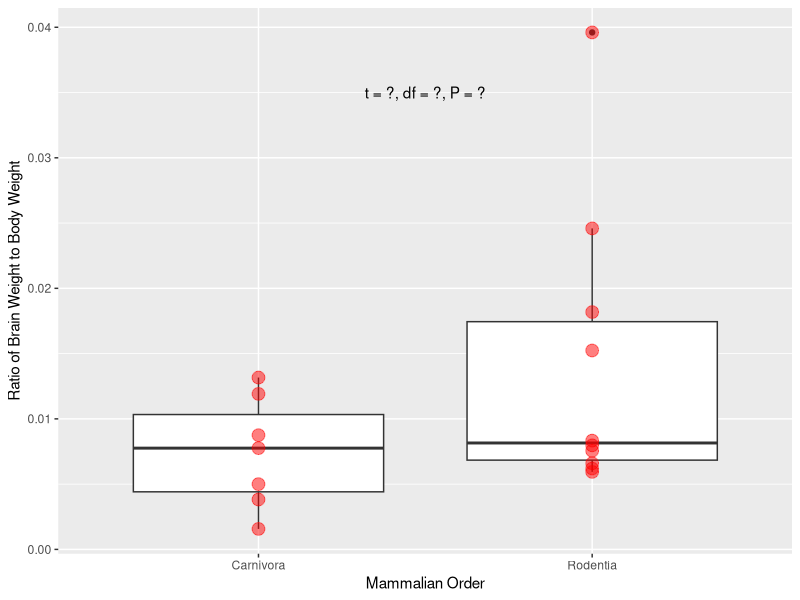

The R script that drew this image:
## ---- chunk 1
library(ggplot2)
library(dplyr)
library(tidyr)
## ---- chunk 2
data(msleep)
## ---- chunk 3
data_summary <- msleep %>% filter(order == "Rodentia" | order == "Carnivora") %>%
  filter(brainwt>0) %>%
  select(name, order, brainwt, bodywt) %>%
  mutate(ratio=brainwt/bodywt) %>%
  arrange(desc(bodywt))
data_summary
## ---- chunk 4
ggplot(data_summary, aes(x = order, y = ratio)) +
  geom_boxplot() +
  geom_point(size = 4, color = 'red', alpha = 0.5) +
  labs(x = "Mammalian Order", y = "Ratio of Brain Weight to Body Weight")+
  annotate("text", x = 1.5, y = 0.035, label = "t = ?, df = ?, P = ?")
